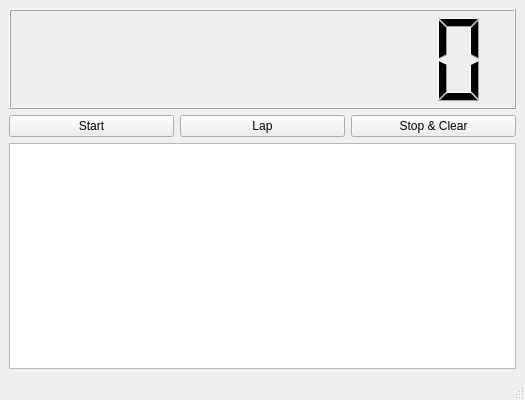
<?xml version="1.0" encoding="UTF-8"?>
<ui version="4.0">
 <class>MainWindow</class>
 <widget class="QMainWindow" name="MainWindow">
  <property name="geometry">
   <rect>
    <x>0</x>
    <y>0</y>
    <width>525</width>
    <height>400</height>
   </rect>
  </property>
  <property name="windowTitle">
   <string>MainWindow</string>
  </property>
  <widget class="QWidget" name="centralwidget">
   <layout class="QHBoxLayout" name="horizontalLayout" stretch="0">
    <item>
     <layout class="QVBoxLayout" name="verticalLayout">
      <item>
       <widget class="QLCDNumber" name="timeNumber">
        <property name="sizePolicy">
         <sizepolicy hsizetype="Expanding" vsizetype="Fixed">
          <horstretch>0</horstretch>
          <verstretch>0</verstretch>
         </sizepolicy>
        </property>
        <property name="minimumSize">
         <size>
          <width>300</width>
          <height>100</height>
         </size>
        </property>
        <property name="digitCount">
         <number>9</number>
        </property>
       </widget>
      </item>
      <item>
       <layout class="QHBoxLayout" name="horizontalLayout_2">
        <property name="sizeConstraint">
         <enum>QLayout::SetDefaultConstraint</enum>
        </property>
        <item>
         <widget class="QPushButton" name="startButton">
          <property name="text">
           <string>Start</string>
          </property>
          <property name="flat">
           <bool>false</bool>
          </property>
         </widget>
        </item>
        <item>
         <widget class="QPushButton" name="lapButton">
          <property name="enabled">
           <bool>true</bool>
          </property>
          <property name="text">
           <string>Lap</string>
          </property>
         </widget>
        </item>
        <item>
         <widget class="QPushButton" name="stopButton">
          <property name="text">
           <string>Stop &amp;&amp; Clear</string>
          </property>
         </widget>
        </item>
       </layout>
      </item>
      <item>
       <widget class="QTableView" name="tableView">
        <property name="gridStyle">
         <enum>Qt::SolidLine</enum>
        </property>
        <property name="sortingEnabled">
         <bool>true</bool>
        </property>
        <attribute name="horizontalHeaderShowSortIndicator" stdset="0">
         <bool>true</bool>
        </attribute>
        <attribute name="horizontalHeaderStretchLastSection">
         <bool>true</bool>
        </attribute>
        <attribute name="verticalHeaderVisible">
         <bool>false</bool>
        </attribute>
       </widget>
      </item>
     </layout>
    </item>
   </layout>
  </widget>
  <widget class="QMenuBar" name="menubar">
   <property name="geometry">
    <rect>
     <x>0</x>
     <y>0</y>
     <width>525</width>
     <height>29</height>
    </rect>
   </property>
  </widget>
  <widget class="QStatusBar" name="statusbar"/>
 </widget>
 <resources/>
 <connections/>
</ui>
